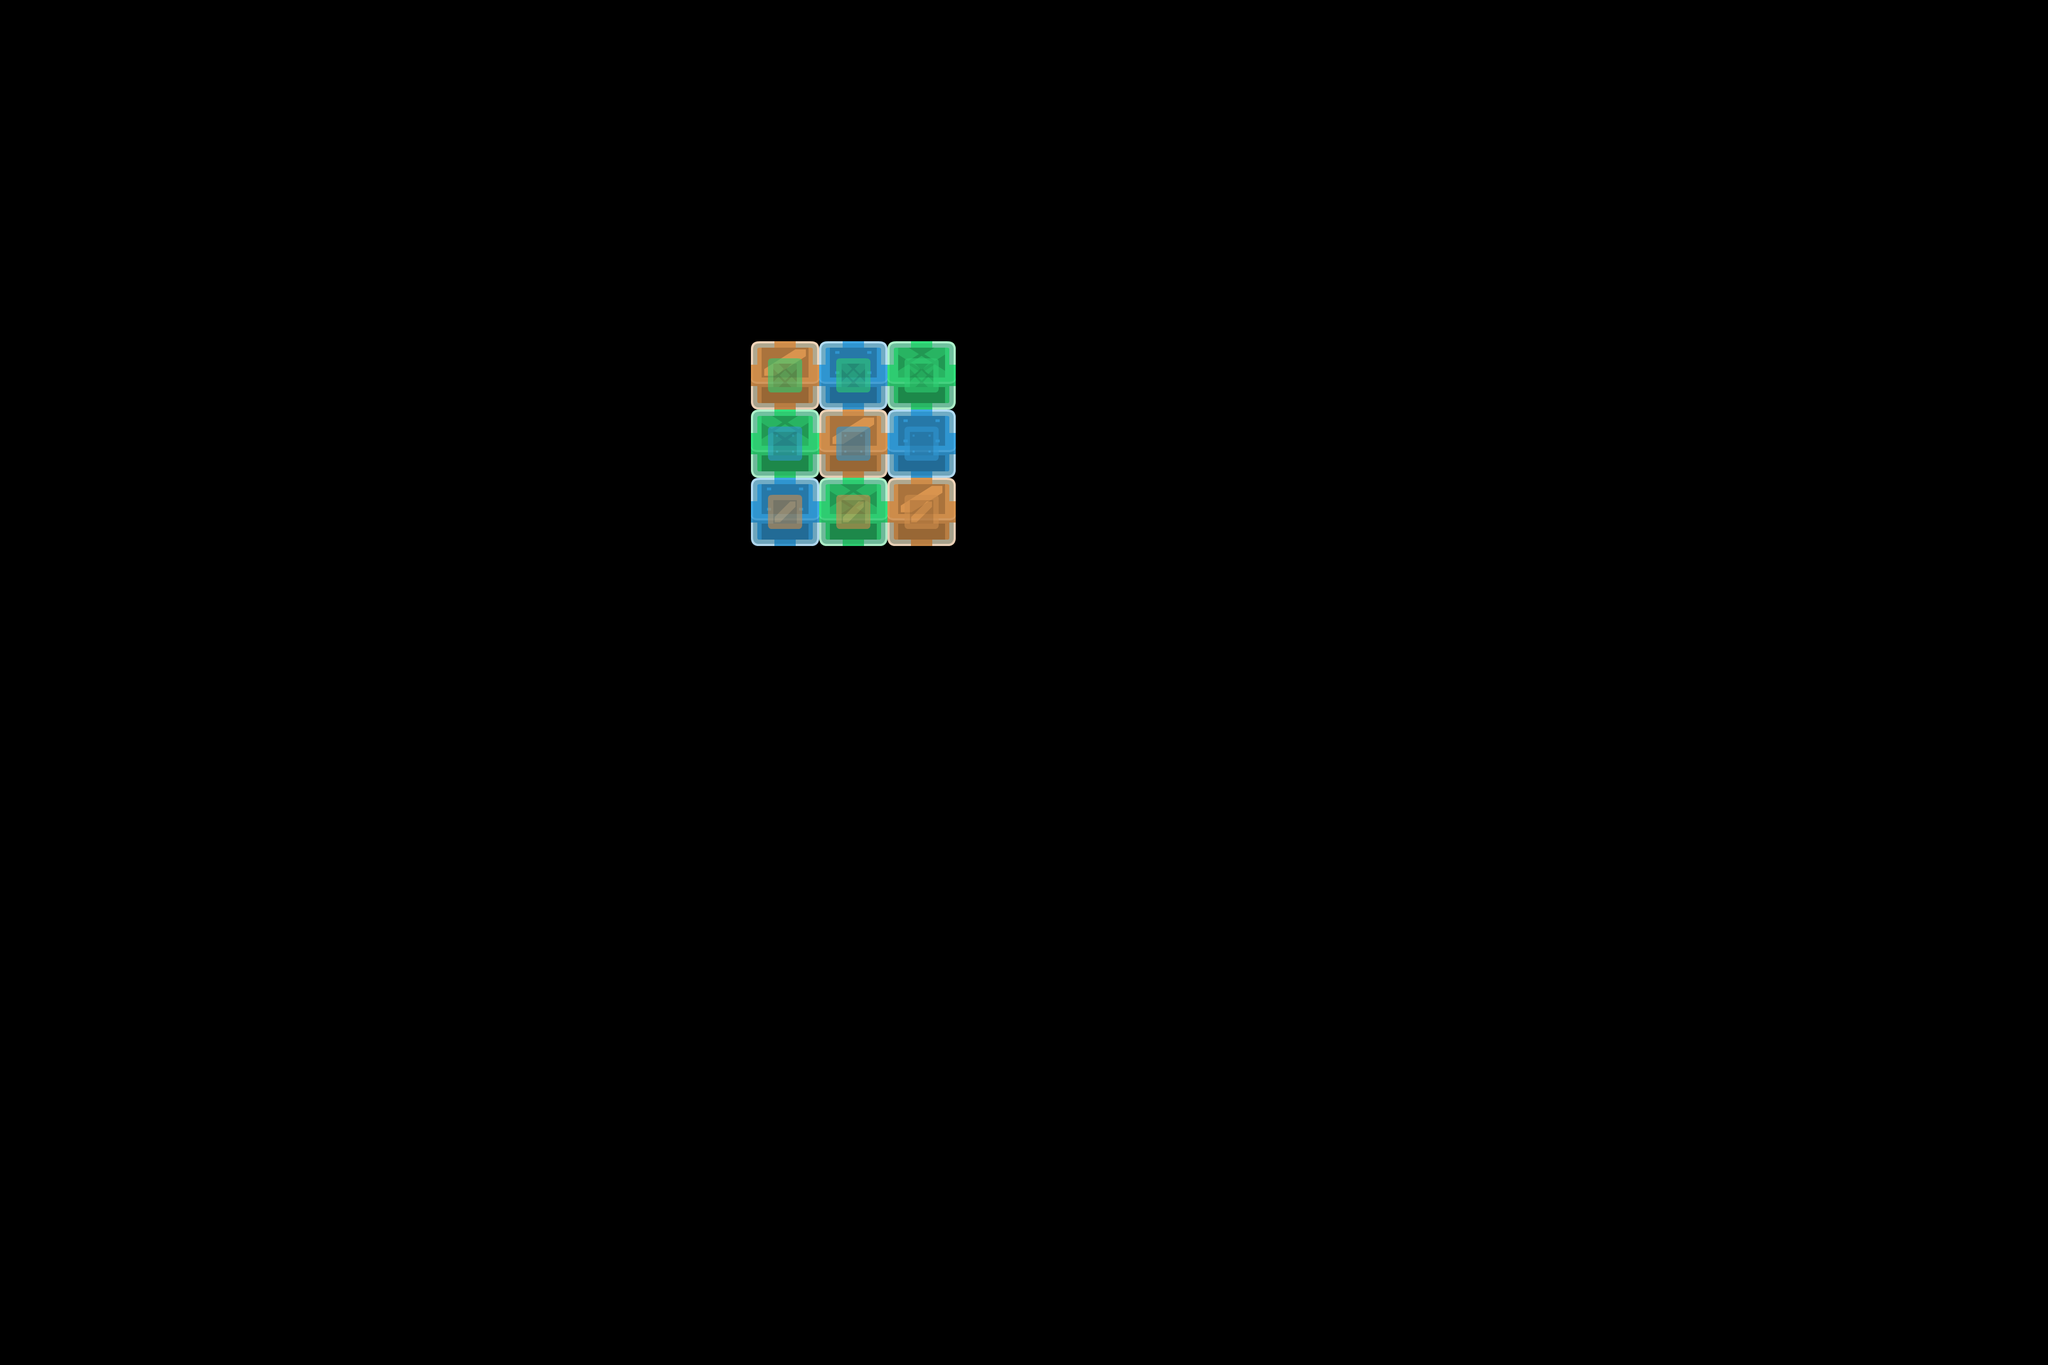

This is a level from a 2D game, rendered from its Tiled map with the project's own tilesets. A one-line summary and the complete map file follow:
An orthogonal 30x20 tile map with 128x128 px tiles, 2 tile layers (Tile Layer 1, Tile Layer 2).

<map version="1.5" tiledversion="1.7.2" orientation="orthogonal" renderorder="right-down" width="30" height="20" tilewidth="128" tileheight="128" infinite="0" nextlayerid="3" nextobjectid="1">
 <tileset firstgid="1" source="../tilesheets/sokoban_tilesheet.tsx" />
 <layer id="1" name="Tile Layer 1" width="30" height="20">
  <data encoding="csv">
0,0,0,0,0,0,0,0,0,0,0,0,0,0,0,0,0,0,0,0,0,0,0,0,0,0,0,0,0,0,
0,0,0,0,0,0,0,0,0,0,0,0,0,0,0,0,0,0,0,0,0,0,0,0,0,0,0,0,0,0,
0,0,0,0,0,0,0,0,0,0,0,0,0,0,0,0,0,0,0,0,0,0,0,0,0,0,0,0,0,0,
0,0,0,0,0,0,0,0,0,0,0,0,0,0,0,0,0,0,0,0,0,0,0,0,0,0,0,0,0,0,
0,0,0,0,0,0,0,0,0,0,0,0,0,0,0,0,0,0,0,0,0,0,0,0,0,0,0,0,0,0,
0,0,0,0,0,0,0,0,0,0,0,7,9,10,0,0,0,0,0,0,0,0,0,0,0,0,0,0,0,0,
0,0,0,0,0,0,0,0,0,0,0,10,7,9,0,0,0,0,0,0,0,0,0,0,0,0,0,0,0,0,
0,0,0,0,0,0,0,0,0,0,0,9,10,7,0,0,0,0,0,0,0,0,0,0,0,0,0,0,0,0,
0,0,0,0,0,0,0,0,0,0,0,0,0,0,0,0,0,0,0,0,0,0,0,0,0,0,0,0,0,0,
0,0,0,0,0,0,0,0,0,0,0,0,0,0,0,0,0,0,0,0,0,0,0,0,0,0,0,0,0,0,
0,0,0,0,0,0,0,0,0,0,0,0,0,0,0,0,0,0,0,0,0,0,0,0,0,0,0,0,0,0,
0,0,0,0,0,0,0,0,0,0,0,0,0,0,0,0,0,0,0,0,0,0,0,0,0,0,0,0,0,0,
0,0,0,0,0,0,0,0,0,0,0,0,0,0,0,0,0,0,0,0,0,0,0,0,0,0,0,0,0,0,
0,0,0,0,0,0,0,0,0,0,0,0,0,0,0,0,0,0,0,0,0,0,0,0,0,0,0,0,0,0,
0,0,0,0,0,0,0,0,0,0,0,0,0,0,0,0,0,0,0,0,0,0,0,0,0,0,0,0,0,0,
0,0,0,0,0,0,0,0,0,0,0,0,0,0,0,0,0,0,0,0,0,0,0,0,0,0,0,0,0,0,
0,0,0,0,0,0,0,0,0,0,0,0,0,0,0,0,0,0,0,0,0,0,0,0,0,0,0,0,0,0,
0,0,0,0,0,0,0,0,0,0,0,0,0,0,0,0,0,0,0,0,0,0,0,0,0,0,0,0,0,0,
0,0,0,0,0,0,0,0,0,0,0,0,0,0,0,0,0,0,0,0,0,0,0,0,0,0,0,0,0,0,
0,0,0,0,0,0,0,0,0,0,0,0,0,0,0,0,0,0,0,0,0,0,0,0,0,0,0,0,0,0
</data>
 </layer>
 <layer id="2" name="Tile Layer 2" width="30" height="20" opacity="0.6">
  <data encoding="csv">
0,0,0,0,0,0,0,0,0,0,0,0,0,0,0,0,0,0,0,0,0,0,0,0,0,0,0,0,0,0,
0,0,0,0,0,0,0,0,0,0,0,0,0,0,0,0,0,0,0,0,0,0,0,0,0,0,0,0,0,0,
0,0,0,0,0,0,0,0,0,0,0,0,0,0,0,0,0,0,0,0,0,0,0,0,0,0,0,0,0,0,
0,0,0,0,0,0,0,0,0,0,0,0,0,0,0,0,0,0,0,0,0,0,0,0,0,0,0,0,0,0,
0,0,0,0,0,0,0,0,0,0,0,0,0,0,0,0,0,0,0,0,0,0,0,0,0,0,0,0,0,0,
0,0,0,0,0,0,0,0,0,0,0,44,44,44,0,0,0,0,0,0,0,0,0,0,0,0,0,0,0,0,
0,0,0,0,0,0,0,0,0,0,0,43,43,43,0,0,0,0,0,0,0,0,0,0,0,0,0,0,0,0,
0,0,0,0,0,0,0,0,0,0,0,41,41,41,0,0,0,0,0,0,0,0,0,0,0,0,0,0,0,0,
0,0,0,0,0,0,0,0,0,0,0,0,0,0,0,0,0,0,0,0,0,0,0,0,0,0,0,0,0,0,
0,0,0,0,0,0,0,0,0,0,0,0,0,0,0,0,0,0,0,0,0,0,0,0,0,0,0,0,0,0,
0,0,0,0,0,0,0,0,0,0,0,0,0,0,0,0,0,0,0,0,0,0,0,0,0,0,0,0,0,0,
0,0,0,0,0,0,0,0,0,0,0,0,0,0,0,0,0,0,0,0,0,0,0,0,0,0,0,0,0,0,
0,0,0,0,0,0,0,0,0,0,0,0,0,0,0,0,0,0,0,0,0,0,0,0,0,0,0,0,0,0,
0,0,0,0,0,0,0,0,0,0,0,0,0,0,0,0,0,0,0,0,0,0,0,0,0,0,0,0,0,0,
0,0,0,0,0,0,0,0,0,0,0,0,0,0,0,0,0,0,0,0,0,0,0,0,0,0,0,0,0,0,
0,0,0,0,0,0,0,0,0,0,0,0,0,0,0,0,0,0,0,0,0,0,0,0,0,0,0,0,0,0,
0,0,0,0,0,0,0,0,0,0,0,0,0,0,0,0,0,0,0,0,0,0,0,0,0,0,0,0,0,0,
0,0,0,0,0,0,0,0,0,0,0,0,0,0,0,0,0,0,0,0,0,0,0,0,0,0,0,0,0,0,
0,0,0,0,0,0,0,0,0,0,0,0,0,0,0,0,0,0,0,0,0,0,0,0,0,0,0,0,0,0,
0,0,0,0,0,0,0,0,0,0,0,0,0,0,0,0,0,0,0,0,0,0,0,0,0,0,0,0,0,0
</data>
 </layer>
</map>
